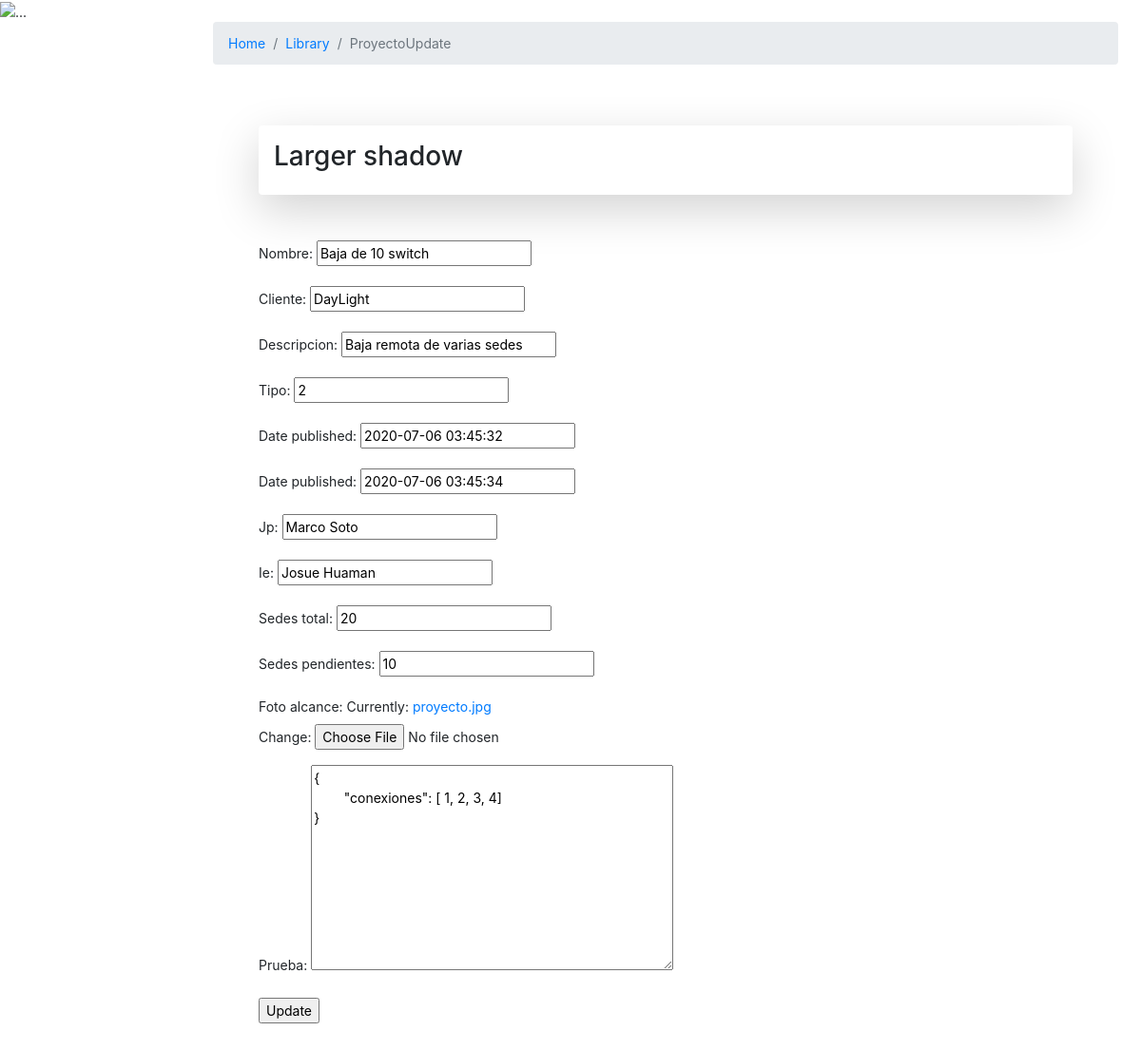
The app's page /polls/2/proyectoUpdate/, older data.
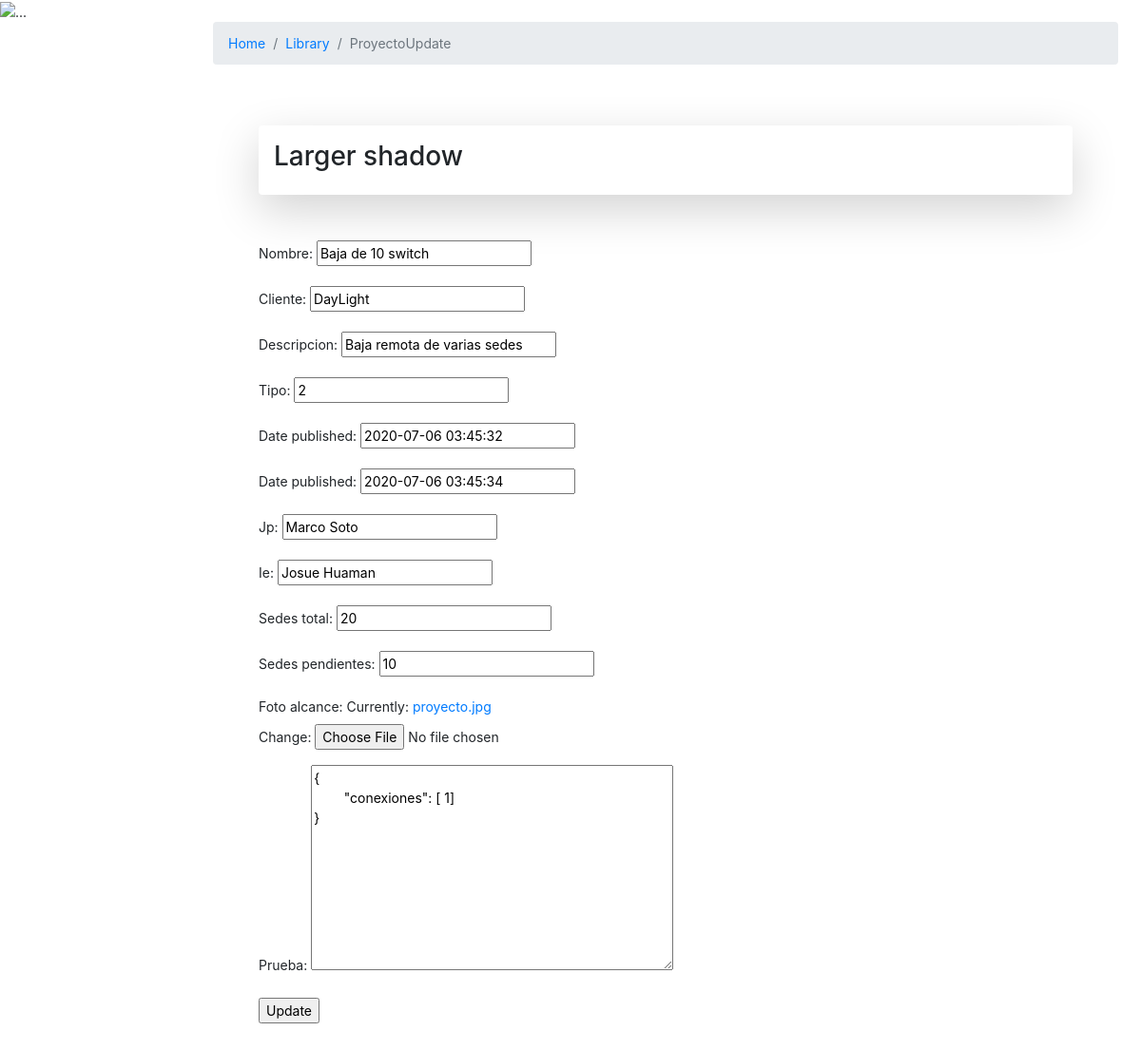
The same page, newer data.
### polls/models.py (models this page shows, shortened)
class Proyecto(models.Model):
    nombre = models.CharField(max_length=100, default='')
    cliente = models.CharField(max_length=100, default='')
    descripcion = models.CharField(max_length=100, default='')
    tipo = models.IntegerField(default=0)
    fecha_inicio = models.DateTimeField('date published')
    fecha_fin = models.DateTimeField('date published')
    jp = models.CharField(max_length=100, default='')
    ie = models.CharField(max_length=100, default='')
    sedes_total = models.IntegerField(default=0)
    sedes_pendientes = models.IntegerField(default=0)
    foto_alcance = models.ImageField(upload_to='cars',default='proyecto.jpg')
    prueba = models.TextField(default='')

### polls/views.py (the view)
# urls.py: path('<int:pk>/proyectoUpdate/', views.ProyectoUpdate.as_view(), name='proyectoUpdate'),
class ProyectoUpdate(UpdateView):
    model = Proyecto
    fields = '__all__' # ['name']
    template_name_suffix = '_update_form'

### polls/templates/polls/proyecto_update_form.html (shortened to what this page needs)
{% extends "base_2.html" %}
{% load static %}
{% block identificador %}
ProyectoUpdate
{% endblock %}
{% block bloque_1 %}
<div class="p-5">
    <div class="shadow-lg p-3 mb-5 bg-white rounded">
        <h3>Larger shadow</h3>
    </div>
    <form method="post">{% csrf_token %}
        {{ form.as_p }}
        <input type="submit" value="Update">
    </form>
</div>
{% endblock %}

Row changes from the older to the newer data that the page shows:
changed Proyecto "Baja de 10 switch": prueba "{ \"conexiones\": [ 1, 2, 3, 4] }" → "{ \"conexiones\": [ 1] }"
